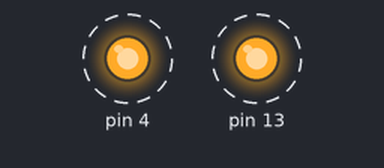
This sketch was run on a simulated Arduino Uno, built with avr-gcc and run on an emulated ATmega328P. On the bench: output pins drawn as LEDs (lit = HIGH). Dashed ring = blinking.

Above: at 0.5 s.
Timing chart, 0 to 4.6 s (numbered marks = the images above):
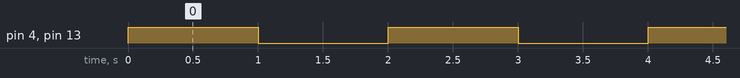

The sketch:

Fan_and_Motor_Programm.ino
```cpp
void setup() {
  // put your setup code here, to run once:
  pinMode(4, OUTPUT);
  pinMode(13, OUTPUT);
}

void loop() {
  // put your main code here, to run repeatedly:
  digitalWrite(4, HIGH);
  digitalWrite(13, HIGH);
  delay(1000);
  digitalWrite(4, LOW);
  digitalWrite(13, LOW);
  delay(1000);
}
```

Measured:
- by itself, pin 4, pin 13: alternates HIGH for 1.0 s and LOW for 1.0 s
